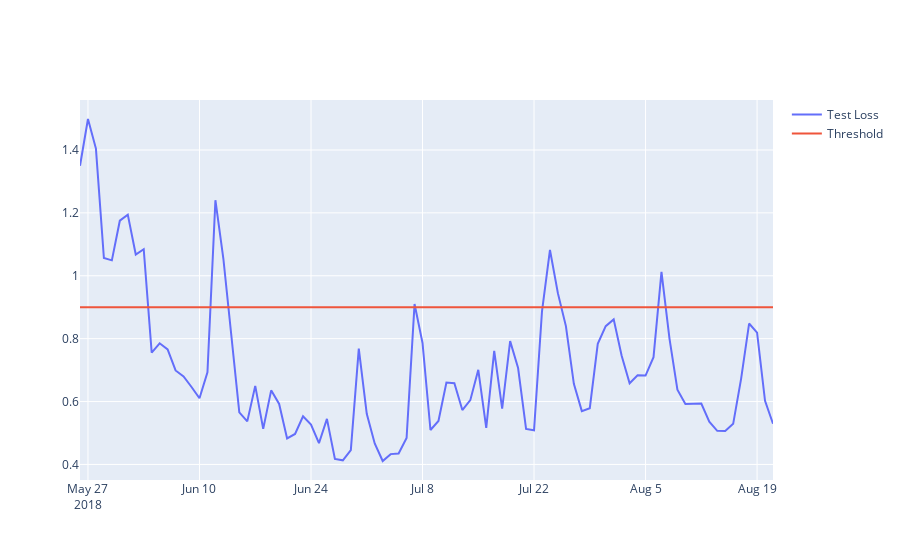

Here is the notebook cell this chart was saved with:
### Code cell
fig = go.Figure()
fig.add_trace(go.Scatter(x=test[time_steps:].ano_mes_dia_dt, y=test_score_df.loss,
                    mode='lines',
                    name='Test Loss'))
fig.add_trace(go.Scatter(x=test[time_steps:].ano_mes_dia_dt, y=test_score_df.threshold,
                    mode='lines',
                    name='Threshold'))
fig.update_layout(showlegend=True)
fig.show()
